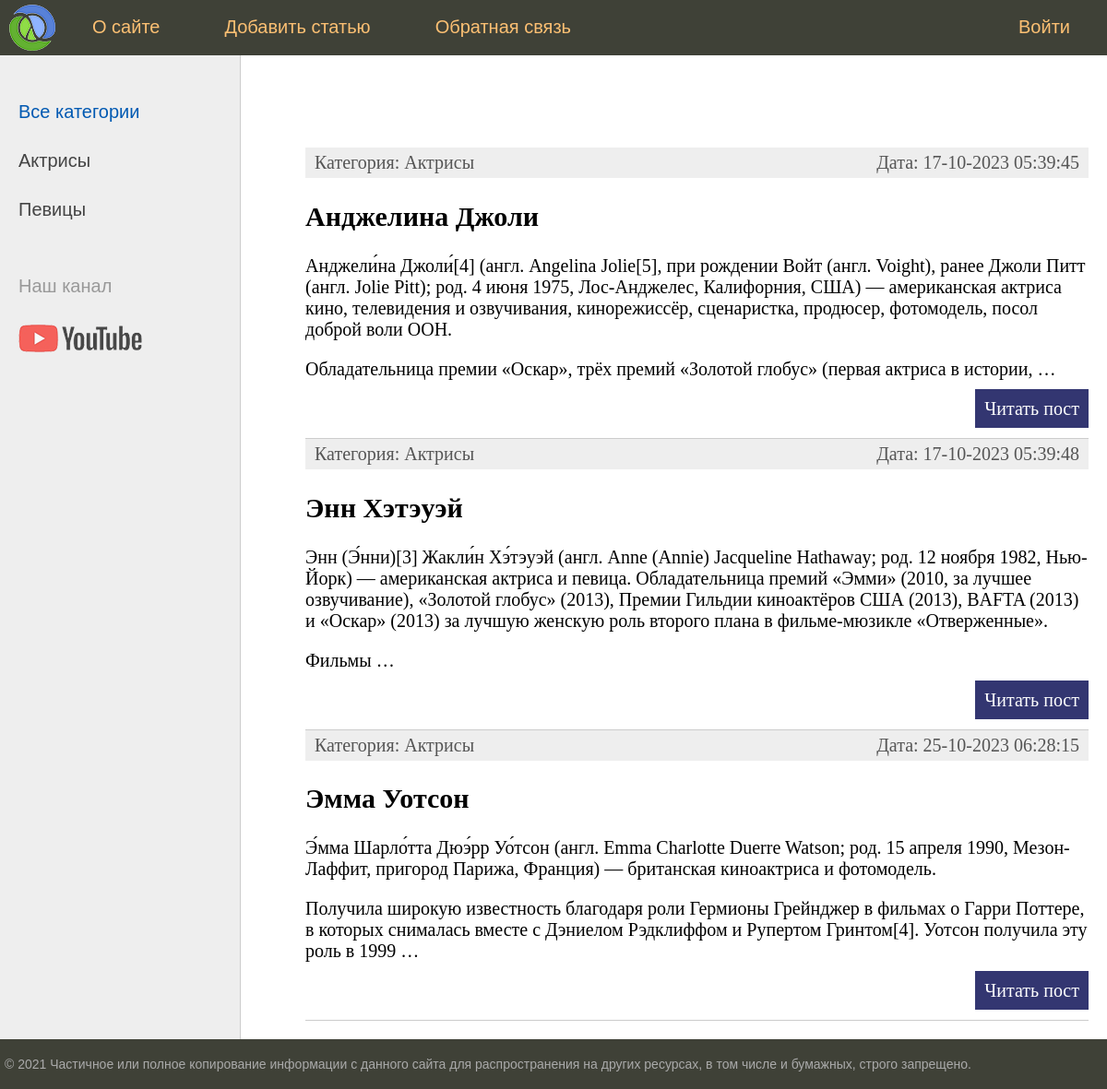
The app's page /, older data.
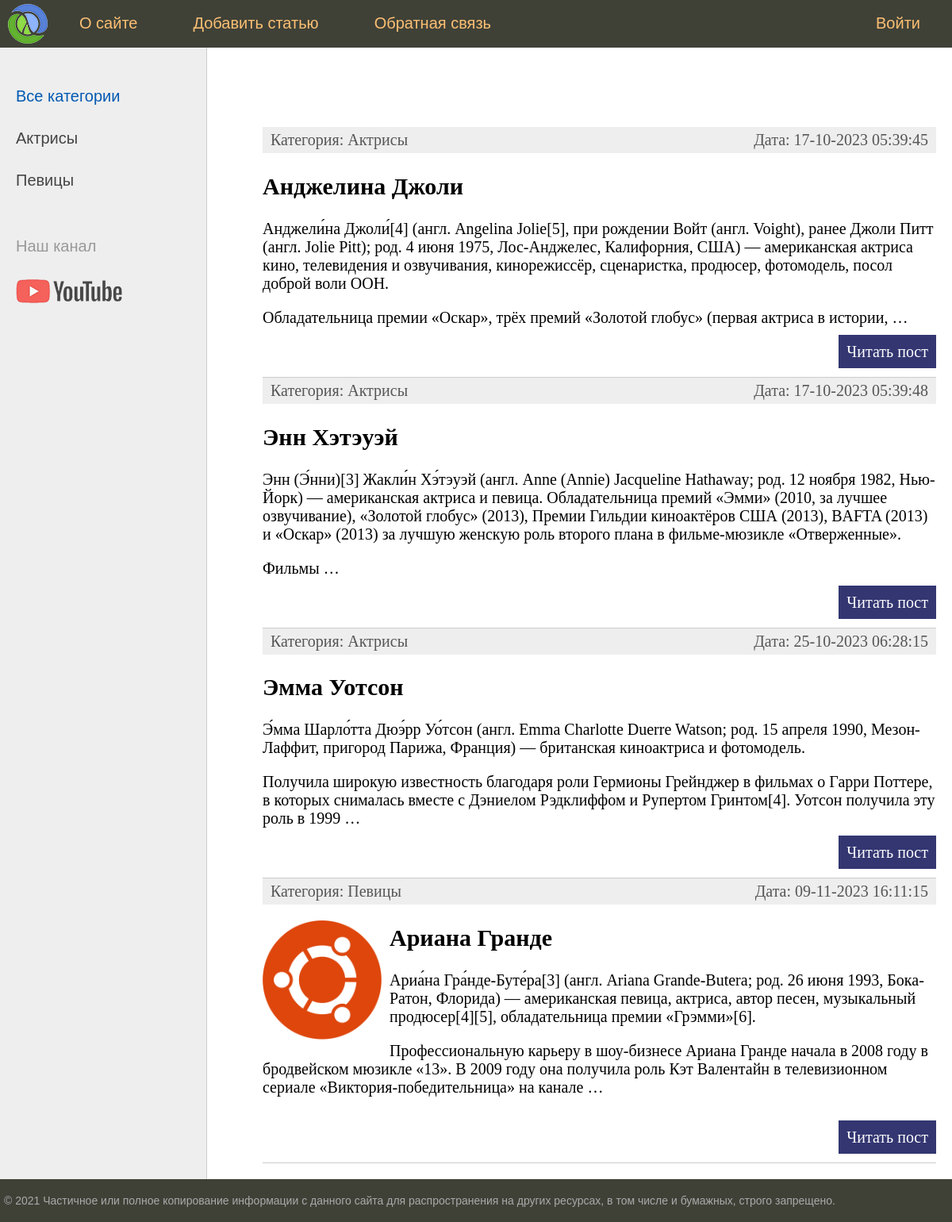
The same page, newer data.
### women/models.py (models this page shows, shortened)
class Category(models.Model):
    name = models.CharField(max_length=100, db_index=True, verbose_name="Категория")
    def __str__(self):
        return self.name
    def get_absolute_url(self):
        return reverse('category', kwargs={'cat_id': self.pk})
    class Meta:
        verbose_name = 'Категория'
        verbose_name_plural = 'Категории'
        ordering = ['id']

class Women(models.Model):
    title = models.CharField(max_length=255, verbose_name="Заголовок")
    content = models.TextField(blank=True, verbose_name="Текст статьи")
    photo = models.ImageField(upload_to="photos/%Y/%m/%d/", verbose_name="Фото")
    time_create = models.DateTimeField(auto_now_add=True, verbose_name="Время создания")
    time_update = models.DateTimeField(auto_now=True, verbose_name="Время изменения")
    is_published = models.BooleanField(default=True, verbose_name="Публикация")
    cat = models.ForeignKey('Category', on_delete=models.PROTECT, null=True, verbose_name="Категория")
    def get_absolute_url(self):
        return reverse('post', kwargs={'post_id': self.pk})
    class Meta:
        verbose_name = 'Известные женщины'
        verbose_name_plural = 'Известные женщины'
        ordering = ['time_create', 'title']

### women/views.py (the view)
# urls.py: path('', index, name='home'),
def index(request):
    posts = Women.objects.all()
    cats = Category.objects.all()
    context = {'posts': posts,
               'cats': cats,
               'menu': menu,
               'title': 'Главная страница',
               'cat_selected': 0,
    }
    return render(request, 'women/index.html', context=context)

### women/templates/women/index.html (shortened to what this page needs)
{% extends 'women/base.html' %}
{% block content %}
<ul class="list-articles">
	{% for p in posts %}
			<li><div class="article-panel">
				<p class="first">Категория: {{ p.cat }}</p>
				<p class="last">Дата: {{ p.time_update|date:"d-m-Y H:i:s" }}</p>
			</div>
				{% if p.photo %}
				<p><img class="img-article-left thumb" src="{{ p.photo.url }}"></img></p>
				{% endif %}
				<h2>{{ p.title }}</h2>
	{% autoescape on %}
	{{ p.content|linebreaks|truncatewords:50 }}
	{% endautoescape %}
			<p class="link-read-post"><a href="{{ p.get_absolute_url }}">Читать пост</a></p>
			</li>
	{% endfor %}
</ul>
{% endblock %}

### women/templates/women/base.html (shortened to what this page needs)
{% load static %}
<!DOCTYPE html>
<html>
<head>
	<link type="text/css" href="{% static 'women/css/styles.css' %}" rel="stylesheet" />
</head>
<body>
<table class="table-page" border=0 cellpadding="0" cellspacing="0">
<tr><td valign=top>
{% block mainmenu %}
		<div class="header">
			<ul id="mainmenu" class="mainmenu">
			<li class="logo"><a href="{% url 'home' %}"><div class="logo"></div></a></li>
{% for m in menu %}
	{% if not forloop.last %}
			<li><a href="{% url m.url_name %}">{{m.title}}</a></li>
	{% else %}
			<li class="last"><a href="{% url m.url_name %}">{{m.title}}</a></li>
	{% endif %}
{% endfor %}
			</ul>
		</div>
{% endblock mainmenu %}
<table class="table-content" border=0 cellpadding="0" cellspacing="0">
<tr>
	<td valign="top" class="left-chapters">
	<ul id="leftchapters">
{% if cat_selected == 0 %}
		<li class="selected">Все категории</li>
{% else %}
		<li><a href="{% url 'home' %}">Все категории</a></li>
{% endif %}
{% for c in cats %}
	{% if c.pk == cat_selected %}
		<li class="selected">{{ c.name }}</li>
	{% else %}
		<li><a href="{{ c.get_absolute_url }}">{{ c.name }}</a></li>
	{% endif %}
{% endfor %}
		<li class="share">
		<p>Наш канал</p>
		<a class="share-yt" href="https://www.youtube.com/channel/UClJzWfGWuGJL2t-3dYKcHTA/playlists" target="_blank" rel="nofollow"></a>
		</li>
	</ul>
</td>
<td valign="top" class="content">
	<div class="content-text">
{% block content %}
{% endblock %}
	</div>
</td></tr></table>
</td></tr>
<tr><td valign=top>
	<div id="footer">
		<p>&copy; 2021 Частичное или полное копирование информации с данного сайта для распространения на других ресурсах, в том числе и бумажных, строго запрещено.</p>
	</div>
</td></tr></table>
</body>
</html>

### women/static/women/css/styles.css (style rules this page uses)
html, body { font-family: 'Arial'; margin: 0; padding: 0; height: 100%; width: 100%; color: #444; }
a { color: #0059b2; text-decoration: none; }
img { max-width: 600px; height: auto; }
img.img-article-left { max-width: 300px; height: auto; float: left; padding: 0 10px 10px 0; }
img.img-article-left.thumb { max-width: 150px; height: auto; }
p.link-read-post { text-align: right; }
p.link-read-post a { padding: 10px; min-width: 100px; background: #333671; color: #fff; text-decoration: none; }
div.article-panel { background: #eee; padding: 5px 10px 5px 10px; box-sizing: border-box; overflow: hidden; color: #555; }
div.article-panel p.first { margin: 0; float: left; }
div.article-panel p.last { margin: 0; float: right; }
ul.list-articles { list-style: none; margin: 0; padding: 0; }
ul.list-articles li { border-bottom: 1px solid #ccc; }
.table-page { width: 100%; height: 100%; vertical-align: top; }
.table-page tr { height: 100%; }
.header { background: #3F4137; height: 60px; }
.logo { background: url('../images/logo.png') no-repeat 10px 5px; width: 70px; height: 60px; }
ul.mainmenu { list-style: none; margin: 0; padding: 0; height: 60px; color: #fdc073; font-size: 20px; overflow: hidden; }
ul.mainmenu li { float: left; margin: 18px 40px 0 30px; }
ul.mainmenu li.logo { margin: 0; }
ul.mainmenu li.last { float: right; }
ul.mainmenu li a { color: #fdc073; text-decoration: none; }
.table-content { width: 100%; min-height: 100%; height: 100%; }
.left-chapters { margin: 0; background: #eee; border-right: 1px solid #ccc; min-height: 100%; }
.left-chapters ul { width: 230px; min-height: 100%; margin: 0; padding: 20px 10px 10px 20px; list-style: none; font-size: 20px; }
.left-chapters ul li { margin: 30px 0 0 0; color: #999; }
.left-chapters ul li.selected { color: #0059b2; }
.left-chapters ul li a { color: #444; text-decoration: none; }
.left-chapters ul li.share { margin: 60px 0 0 0; }
.left-chapters ul li.share p { margin: 30px 0 30px 0; }
.left-chapters ul li.share a { display: inline-block; width: 40px; height: 40px; margin: 0 20px 0 0; }
.left-chapters ul li.share a.share-yt { width: 100%; height: 30px; background: url('../images/share_yt.png') no-repeat 0 0 }
.content { padding: 40px 20px 20px 40px; width: 100%; box-sizing: border-box; }
.content-text { margin: 60px 0 0 30px; color: #000; font-size: 20px; font-family: Yandex Sans Display Light; }
#footer { box-sizing: border-box; background: #3F4137; padding: 5px; color: #aaa; font-size: 14px; font-family: Verdana, Geneva, Arial, Helvetica; text-align: left; overflow: hidden; }

Row changes from the older to the newer data that the page shows:
added Women: cat "Певицы", time_update "09-11-2023 16:11:15", photo (picture), title "Ариана Гранде", content "Ариа́на Гра́нде-Буте́ра[3] (англ. Ariana Grande-Butera; род. 26 июня 1993, Бока-Ратон, Флорида) — американская певица, актриса, автор песен, музыкальный продюсер[4][5], обладательница премии «Грэмми»[6]. Профессиональную карьеру в шоу-бизнесе Ариана Гранде начала в 2008 году в бродвейском мюзикле «13». В 2009 году она получила роль Кэт Валентайн в телевизионном сериале «Виктория-победительница» на канале …"
